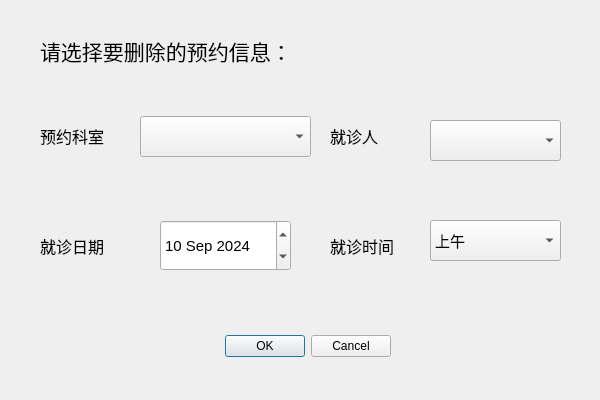
<?xml version="1.0" encoding="UTF-8"?>
<ui version="4.0">
 <class>DeleteReceptionDlg</class>
 <widget class="QDialog" name="DeleteReceptionDlg">
  <property name="geometry">
   <rect>
    <x>0</x>
    <y>0</y>
    <width>600</width>
    <height>400</height>
   </rect>
  </property>
  <property name="cursor">
   <cursorShape>ArrowCursor</cursorShape>
  </property>
  <property name="windowTitle">
   <string>Dialog</string>
  </property>
  <widget class="QDialogButtonBox" name="buttonBox">
   <property name="geometry">
    <rect>
     <x>210</x>
     <y>330</y>
     <width>181</width>
     <height>32</height>
    </rect>
   </property>
   <property name="orientation">
    <enum>Qt::Orientation::Horizontal</enum>
   </property>
   <property name="standardButtons">
    <set>QDialogButtonBox::StandardButton::Cancel|QDialogButtonBox::StandardButton::Ok</set>
   </property>
  </widget>
  <widget class="QLabel" name="label_DeleteInformation">
   <property name="geometry">
    <rect>
     <x>40</x>
     <y>20</y>
     <width>341</width>
     <height>61</height>
    </rect>
   </property>
   <property name="font">
    <font>
     <family>Modern No. 20</family>
     <pointsize>16</pointsize>
    </font>
   </property>
   <property name="text">
    <string>请选择要删除的预约信息：</string>
   </property>
  </widget>
  <widget class="QDateEdit" name="dateEdit_Date">
   <property name="geometry">
    <rect>
     <x>160</x>
     <y>220</y>
     <width>131</width>
     <height>51</height>
    </rect>
   </property>
   <property name="font">
    <font>
     <pointsize>11</pointsize>
    </font>
   </property>
   <property name="dateTime">
    <datetime>
     <hour>0</hour>
     <minute>0</minute>
     <second>0</second>
     <year>2024</year>
     <month>9</month>
     <day>10</day>
    </datetime>
   </property>
   <property name="date">
    <date>
     <year>2024</year>
     <month>9</month>
     <day>10</day>
    </date>
   </property>
  </widget>
  <widget class="QComboBox" name="comboBox_OutpatientName">
   <property name="geometry">
    <rect>
     <x>140</x>
     <y>116</y>
     <width>171</width>
     <height>41</height>
    </rect>
   </property>
   <property name="font">
    <font>
     <pointsize>11</pointsize>
    </font>
   </property>
  </widget>
  <widget class="QLabel" name="label_OutpatientName">
   <property name="geometry">
    <rect>
     <x>40</x>
     <y>120</y>
     <width>81</width>
     <height>31</height>
    </rect>
   </property>
   <property name="font">
    <font>
     <pointsize>12</pointsize>
    </font>
   </property>
   <property name="text">
    <string>预约科室</string>
   </property>
  </widget>
  <widget class="QComboBox" name="comboBox_PatientName">
   <property name="geometry">
    <rect>
     <x>430</x>
     <y>120</y>
     <width>131</width>
     <height>41</height>
    </rect>
   </property>
   <property name="font">
    <font>
     <pointsize>11</pointsize>
    </font>
   </property>
  </widget>
  <widget class="QLabel" name="label_Date">
   <property name="geometry">
    <rect>
     <x>40</x>
     <y>230</y>
     <width>81</width>
     <height>31</height>
    </rect>
   </property>
   <property name="font">
    <font>
     <pointsize>12</pointsize>
    </font>
   </property>
   <property name="text">
    <string>就诊日期</string>
   </property>
  </widget>
  <widget class="QLabel" name="label_PatientName">
   <property name="geometry">
    <rect>
     <x>330</x>
     <y>120</y>
     <width>81</width>
     <height>31</height>
    </rect>
   </property>
   <property name="font">
    <font>
     <pointsize>12</pointsize>
    </font>
   </property>
   <property name="text">
    <string>就诊人</string>
   </property>
  </widget>
  <widget class="QComboBox" name="comboBox_Time">
   <property name="geometry">
    <rect>
     <x>430</x>
     <y>220</y>
     <width>131</width>
     <height>41</height>
    </rect>
   </property>
   <property name="font">
    <font>
     <pointsize>11</pointsize>
    </font>
   </property>
   <item>
    <property name="text">
     <string>上午</string>
    </property>
   </item>
   <item>
    <property name="text">
     <string>下午</string>
    </property>
   </item>
  </widget>
  <widget class="QLabel" name="label_Time">
   <property name="geometry">
    <rect>
     <x>330</x>
     <y>230</y>
     <width>81</width>
     <height>31</height>
    </rect>
   </property>
   <property name="font">
    <font>
     <pointsize>12</pointsize>
    </font>
   </property>
   <property name="text">
    <string>就诊时间</string>
   </property>
  </widget>
 </widget>
 <resources/>
 <connections>
  <connection>
   <sender>buttonBox</sender>
   <signal>accepted()</signal>
   <receiver>DeleteReceptionDlg</receiver>
   <slot>accept()</slot>
   <hints>
    <hint type="sourcelabel">
     <x>248</x>
     <y>254</y>
    </hint>
    <hint type="destinationlabel">
     <x>157</x>
     <y>274</y>
    </hint>
   </hints>
  </connection>
  <connection>
   <sender>buttonBox</sender>
   <signal>rejected()</signal>
   <receiver>DeleteReceptionDlg</receiver>
   <slot>reject()</slot>
   <hints>
    <hint type="sourcelabel">
     <x>316</x>
     <y>260</y>
    </hint>
    <hint type="destinationlabel">
     <x>286</x>
     <y>274</y>
    </hint>
   </hints>
  </connection>
 </connections>
</ui>
